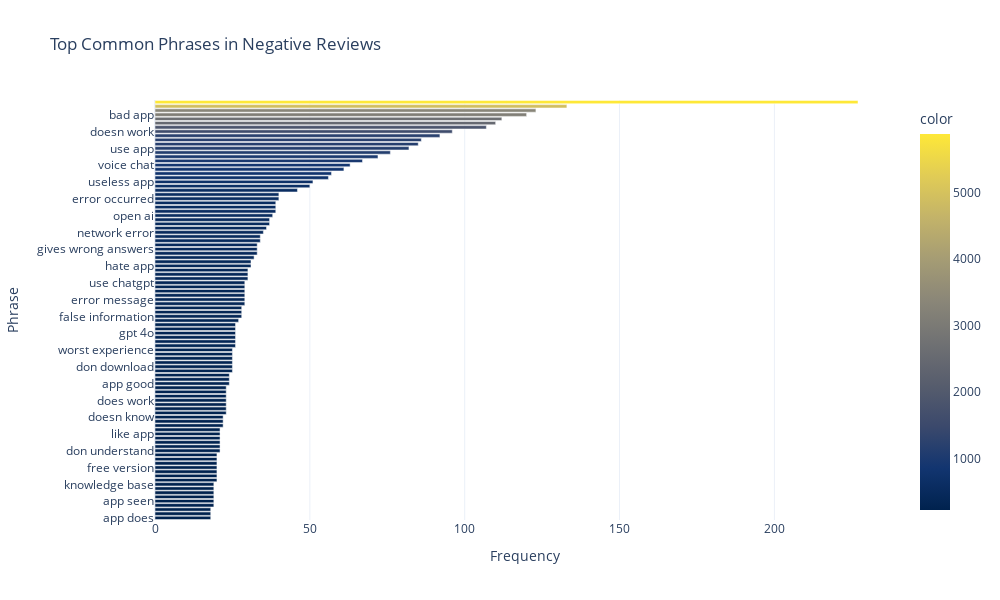

The cell this chart's notebook holds for it:
### Markdown cell above
<h2 style="font-family: 'Roboto', sans-serif;font-size: 24px;">Analyzing what users like about ChatGPT </h2> 
<ul style="font-family: 'Merriweather', serif; font-size: 16px;">
    <li>Filtering the negative reviews.</li>
    <li>Extracting and analyzing the most common phrases and keywords from these negative reviews.</li>
</ul>

### Code cell
# filter reviews with negative sentiment
negative_reviews = df[df['Sentiment'] == 'Negative']['Review']

# use CountVectorizer to extract common phrases (n-grams) for negative reviews
X_neg = vectorizer.fit_transform(negative_reviews)

# sum the counts of each phrase in negative reviews
phrase_counts_neg = X_neg.sum(axis=0)
phrases_neg = vectorizer.get_feature_names_out()
phrase_freq_neg = [(phrases_neg[i], phrase_counts_neg[0, i]) for i in range(len(phrases_neg))]

# sort phrases by frequency
phrase_freq_neg = sorted(phrase_freq_neg, key=lambda x: x[1], reverse=True)

phrase_neg_df = pd.DataFrame(phrase_freq_neg, columns=['Phrase', 'Frequency'])

# choose a color palette 

color_palette = px.colors.sequential.Cividis

fig2 = px.bar(phrase_neg_df,
             x='Frequency',
             y='Phrase',
             orientation='h',
             title='Top Common Phrases in Negative Reviews',
             labels={'Phrase': 'Phrase', 'Frequency': 'Frequency'},
             width=1000,
             height=600,
             color=phrase_df['Frequency'],  # Map color to frequency
            color_continuous_scale=color_palette 
)

fig2.update_layout(
    xaxis_title='Frequency',
    yaxis_title='Phrase',
    yaxis={'categoryorder':'total ascending'}
)

fig2.show()
fig2.write_image('plot2.png', engine='kaleido') # save the fig as a static

### Figure 1 — Plotly figure (JSON) as saved in the notebook; plotly's stock layout.template omitted (floating-point values rounded to 4 significant figures)
{"data": [{"alignmentgroup": "True", "hovertemplate": "Frequency=%{x}<br>Phrase=%{y}<br>color=%{marker.color}<extra></extra>", "legendgroup": "", "marker": {"color": [5886, 4913, 3327, 3130, 2672, 2491, 1860, 1560, 1219, 1189, 1150, 1134, 1119, 1011, 958, 880, 810, 797, 727, 707, 646, 581, 579, 575, 558, 550, 549, 544, 519, 500, 492, 487, 482, 475, 465, 454, 454, 449, 441, 438, 424, 421, 416, 397, 392, 386, 379, 374, 369, 363, 352, 347, 342, 339, 336, 329, 326, 320, 306, 306, 304, 302, 299, 290, 289, 289, 288, 283, 282, 281, 277, 274, 271, 271, 267, 265, 265, 260, 260, 260, 258, 257, 248, 247, 242, 238, 237, 236, 236, 235, 234, 234, 229, 229, 227, 227, 224, 224, 222, 222], "coloraxis": "coloraxis", "pattern": {"shape": ""}}, "name": "", "offsetgroup": "", "orientation": "h", "showlegend": false, "textposition": "auto", "type": "bar", "x": [227, 133, 123, 120, 112, 110, 107, 96, 92, 86, 85, 82, 76, 72, 67, 63, 61, 57, 56, 51, 50, 46, 40, 40, 39, 39, 39, 38, 37, 37, 36, 35, 34, 34, 33, 33, 33, 32, 31, 31, 30, 30, 30, 29, 29, 29, 29, 29, 29, 28, 28, 28, 27, 26, 26, 26, 26, 26, 26, 25, 25, 25, 25, 25, 25, 24, 24, 24, 23, 23, 23, 23, 23, 23, 23, 22, 22, 22, 21, 21, 21, 21, 21, 21, 20, 20, 20, 20, 20, 20, 20, 19, 19, 19, 19, 19, 19, 18, 18, 18], "xaxis": "x", "y": ["chat gpt", "worst app", "wrong answer", "bad app", "gives wrong", "wrong answers", "game changer", "doesn work", "wrong information", "artificial intelligence", "don know", "use app", "try later", "went wrong", "waste time", "voice chat", "web version", "phone number", "extremely helpful", "useless app", "bad experience", "unable login", "error occurred", "giving wrong", "app doesn", "ask question", "won let", "open ai", "app just", "long time", "good app", "network error", "app working", "correct answer", "answer question", "gives wrong answers", "keeps saying", "gives wrong answer", "hate app", "september 2021", "answer wrong", "new update", "using app", "able login", "error message", "internet connection", "little bit", "paid version", "use chatgpt", "false information", "using chatgpt", "worst ai", "play store", "chatgpt app", "create account", "don like", "gpt 4o", "really bad", "unable use", "android app", "don download", "google account", "open app", "stopped working", "worst experience", "app good", "helps lot", "real time", "app bad", "chat history", "chatgpt plus", "does work", "fix problem", "gives wrong information", "stupid app", "answer questions", "answers wrong", "doesn know", "don understand", "don use", "don want", "download app", "like app", "really annoying", "app app", "ask questions", "extra ordinary", "free version", "getting worse", "google play", "january 2022", "app don", "app seen", "app use", "app useless", "feel like", "knowledge base", "app does", "helped lot", "solve problem"], "yaxis": "y"}], "layout": {"barmode": "relative", "coloraxis": {"colorbar": {"title": {"text": "color"}}, "colorscale": [[0, "#00224e"], [0.1111, "#123570"], [0.2222, "#3b496c"], [0.3333, "#575d6d"], [0.4444, "#707173"], [0.5556, "#8a8678"], [0.6667, "#a59c74"], [0.7778, "#c3b369"], [0.8889, "#e1cc55"], [1, "#fee838"]]}, "height": 600, "legend": {"tracegroupgap": 0}, "title": {"text": "Top Common Phrases in Negative Reviews"}, "width": 1000, "xaxis": {"anchor": "y", "domain": [0, 1], "title": {"text": "Frequency"}}, "yaxis": {"anchor": "x", "categoryorder": "total ascending", "domain": [0, 1], "title": {"text": "Phrase"}}}}
